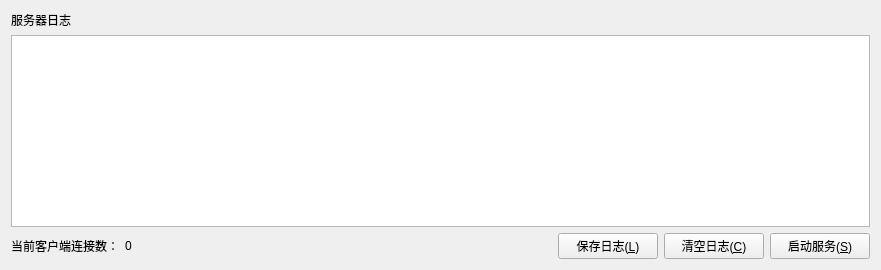
      <widget class="QWidget" name="serverTab">
       <attribute name="title">
        <string>服务器</string>
       </attribute>
       <layout class="QGridLayout" name="gridLayout_3">
        <item row="2" column="5">
         <widget class="QPushButton" name="serverButton">
          <property name="minimumSize">
           <size>
            <width>100</width>
            <height>0</height>
           </size>
          </property>
          <property name="toolTip">
           <string>启动服务，接收来自客户端的请求。</string>
          </property>
          <property name="statusTip">
           <string>启动服务，接收来自客户端的请求。</string>
          </property>
          <property name="text">
           <string>启动服务(&amp;S)</string>
          </property>
          <property name="checkable">
           <bool>true</bool>
          </property>
         </widget>
        </item>
        <item row="2" column="3">
         <widget class="QPushButton" name="saveLogButton">
          <property name="minimumSize">
           <size>
            <width>100</width>
            <height>0</height>
           </size>
          </property>
          <property name="toolTip">
           <string>将当前日志保存到指定文本文件中。</string>
          </property>
          <property name="statusTip">
           <string>将当前日志保存到指定文本文件中。</string>
          </property>
          <property name="text">
           <string>保存日志(&amp;L)</string>
          </property>
         </widget>
        </item>
        <item row="2" column="2">
         <spacer name="horizontalSpacer">
          <property name="orientation">
           <enum>Qt::Horizontal</enum>
          </property>
          <property name="sizeHint" stdset="0">
           <size>
            <width>414</width>
            <height>20</height>
           </size>
          </property>
         </spacer>
        </item>
        <item row="2" column="4">
         <widget class="QPushButton" name="clearLogButton">
          <property name="minimumSize">
           <size>
            <width>100</width>
            <height>0</height>
           </size>
          </property>
          <property name="toolTip">
           <string>清空当前日志。</string>
          </property>
          <property name="statusTip">
           <string>清空当前日志。</string>
          </property>
          <property name="text">
           <string>清空日志(&amp;C)</string>
          </property>
         </widget>
        </item>
        <item row="2" column="1">
         <widget class="QLabel" name="curClientCount">
          <property name="text">
           <string notr="true">0</string>
          </property>
         </widget>
        </item>
        <item row="2" column="0">
         <widget class="QLabel" name="curClientCountLabel">
          <property name="text">
           <string>当前客户端连接数：</string>
          </property>
         </widget>
        </item>
        <item row="1" column="0" colspan="6">
         <widget class="QTextEdit" name="logTextEdit">
          <property name="contextMenuPolicy">
           <enum>Qt::NoContextMenu</enum>
          </property>
          <property name="lineWrapMode">
           <enum>QTextEdit::NoWrap</enum>
          </property>
          <property name="readOnly">
           <bool>true</bool>
          </property>
          <property name="html">
           <string>&lt;!DOCTYPE HTML PUBLIC &quot;-//W3C//DTD HTML 4.0//EN&quot; &quot;http://www.w3.org/TR/REC-html40/strict.dtd&quot;&gt;
&lt;html&gt;&lt;head&gt;&lt;meta name=&quot;qrichtext&quot; content=&quot;1&quot; /&gt;&lt;style type=&quot;text/css&quot;&gt;
p, li { white-space: pre-wrap; }
&lt;/style&gt;&lt;/head&gt;&lt;body style=&quot; font-family:'MS Shell Dlg 2'; font-size:8.25pt; font-weight:400; font-style:normal;&quot;&gt;
&lt;p style=&quot;-qt-paragraph-type:empty; margin-top:0px; margin-bottom:0px; margin-left:0px; margin-right:0px; -qt-block-indent:0; text-indent:0px;&quot;&gt;&lt;br /&gt;&lt;/p&gt;&lt;/body&gt;&lt;/html&gt;</string>
          </property>
         </widget>
        </item>
        <item row="0" column="0">
         <widget class="QLabel" name="serverLogLabel">
          <property name="text">
           <string>服务器日志</string>
          </property>
         </widget>
        </item>
       </layout>
      </widget>
